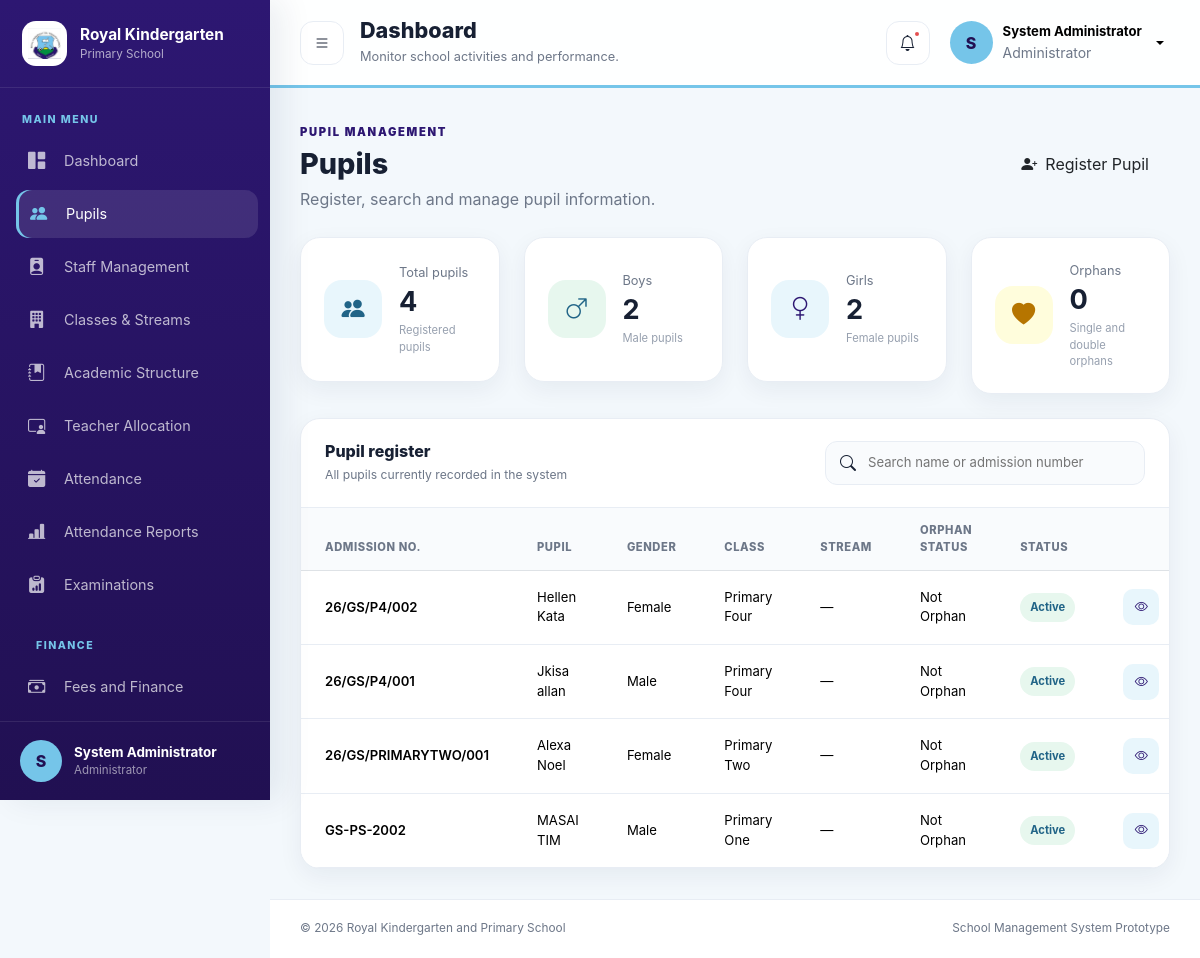
The page /pupils/index.php (signed in) on the database its author committed.
### tables this page shows
CREATE TABLE `pupils` (
  `id` int(10) UNSIGNED NOT NULL,
  `admission_number` varchar(50) NOT NULL,
  `emis_number` varchar(60) DEFAULT NULL,
  `lin_number` varchar(60) DEFAULT NULL,
  `first_name` varchar(80) NOT NULL,
  `middle_name` varchar(80) DEFAULT NULL,
  `last_name` varchar(80) NOT NULL,
  `gender` enum('Male','Female') NOT NULL,
  `date_of_birth` date DEFAULT NULL,
  `nationality` varchar(80) NOT NULL DEFAULT 'Ugandan',
  `religion` varchar(80) DEFAULT NULL,
  `class_id` int(10) UNSIGNED DEFAULT NULL,
  `stream_id` int(10) UNSIGNED DEFAULT NULL,
  `admission_date` date DEFAULT NULL,
  `admission_type` enum('New Admission','Transfer','Re-admission') NOT NULL DEFAULT 'New Admission',
  `former_school` varchar(180) DEFAULT NULL,
  `class_name` varchar(30) DEFAULT NULL,
  `stream_name` varchar(30) DEFAULT NULL,
  `district` varchar(100) DEFAULT NULL,
  `county` varchar(100) DEFAULT NULL,
  `sub_county` varchar(100) DEFAULT NULL,
  `parish` varchar(100) DEFAULT NULL,
  `village` varchar(100) DEFAULT NULL,
  `home_address` text DEFAULT NULL,
  `father_name` varchar(150) DEFAULT NULL,
  `father_phone` varchar(30) DEFAULT NULL,
  `father_occupation` varchar(120) DEFAULT NULL,
  `mother_name` varchar(150) DEFAULT NULL,
  `mother_phone` varchar(30) DEFAULT NULL,
  `mother_occupation` varchar(120) DEFAULT NULL,
  `guardian_name` varchar(150) DEFAULT NULL,
  `guardian_phone` varchar(30) DEFAULT NULL,
  `guardian_relationship` varchar(80) DEFAULT NULL,
  `orphan_status` enum('Not Orphan','Single Orphan - Father Deceased','Single Orphan - Mother Deceased','Double Orphan') NOT NULL DEFAULT 'Not Orphan',
  `blood_group` varchar(10) DEFAULT NULL,
  `medical_condition` text DEFAULT NULL,
  `allergies` text DEFAULT NULL,
  `has_disability` tinyint(1) NOT NULL DEFAULT 0,
  `disability_type` varchar(150) DEFAULT NULL,
  `special_needs` text DEFAULT NULL,
  `emergency_contact_name` varchar(150) DEFAULT NULL,
  `emergency_contact_phone` varchar(30) DEFAULT NULL,
  `emergency_contact_relationship` varchar(80) DEFAULT NULL,
  `photo` varchar(255) DEFAULT NULL,
  `pupil_status` enum('Active','Transferred','Completed','Dropped') DEFAULT 'Active',
  `created_at` timestamp NOT NULL DEFAULT current_timestamp(),
  `updated_at` timestamp NOT NULL DEFAULT current_timestamp() ON UPDATE current_timestamp()
);

CREATE TABLE `classes` (
  `id` int(10) UNSIGNED NOT NULL,
  `class_name` varchar(50) NOT NULL,
  `class_code` varchar(20) NOT NULL,
  `class_level` int(11) NOT NULL,
  `status` enum('Active','Inactive') DEFAULT 'Active',
  `created_at` timestamp NOT NULL DEFAULT current_timestamp()
);

### pupils/index.php (the view, shortened to what this page needs)
<?php
require_once __DIR__ . '/../config/database.php';
$search = trim($_GET['search'] ?? '');
$sql = '
    SELECT
        pupils.id,
        pupils.admission_number,
        pupils.first_name,
        pupils.middle_name,
        pupils.last_name,
        pupils.gender,
        pupils.orphan_status,
        pupils.pupil_status,
        classes.class_name,
        streams.stream_name
    FROM pupils
    LEFT JOIN classes
        ON classes.id = pupils.class_id
    LEFT JOIN streams
        ON streams.id = pupils.stream_id
';
$parameters = [];
$sql .= '
    ORDER BY pupils.id DESC
';
$statement = $pdo->prepare($sql);
$statement->execute($parameters);
$pupils = $statement->fetchAll();
$totalPupils = (int) $pdo
    ->query('SELECT COUNT(*) FROM pupils')
    ->fetchColumn();
$totalBoys = (int) $pdo
    ->query("SELECT COUNT(*) FROM pupils WHERE gender = 'Male'")
    ->fetchColumn();
$totalGirls = (int) $pdo
    ->query("SELECT COUNT(*) FROM pupils WHERE gender = 'Female'")
    ->fetchColumn();
$totalOrphans = (int) $pdo
    ->query(
        "SELECT COUNT(*)
         FROM pupils
         WHERE orphan_status <> 'Not Orphan'"
    )
    ->fetchColumn();
?>
<!DOCTYPE html>
<html lang="en">
<head>
    <link
        href="https://cdn.jsdelivr.net/npm/bootstrap@5.3.3/dist/css/bootstrap.min.css"
        rel="stylesheet"
    >
    <link
        href="https://cdn.jsdelivr.net/npm/bootstrap-icons@1.11.3/font/bootstrap-icons.min.css"
        rel="stylesheet"
    >
    <link
        href="../assets/css/style.css"
        rel="stylesheet"
    >
</head>
<body class="dashboard-page">
<?php require_once __DIR__ . '/../includes/sidebar.php'; ?>
<div class="app-main" id="appMain">
    <?php require_once __DIR__ . '/../includes/header.php'; ?>
    <main class="app-content">
        <section class="module-heading">
            <div>
                <span class="module-label">
                    PUPIL MANAGEMENT
                </span>
                <h2>Pupils</h2>
                <p>
                    Register, search and manage pupil information.
                </p>
            </div>
            <a
                href="create.php"
                class="btn school-primary-btn module-action-button"
            >
                <i class="bi bi-person-plus-fill me-2"></i>
                Register Pupil
            </a>
        </section>
        <section class="row g-4 mb-4">
            <div class="col-sm-6 col-xl-3">
                <article class="stat-card stat-card-blue">
                    <div class="stat-card-icon">
                        <i class="bi bi-people-fill"></i>
                    </div>
                    <div class="stat-card-content">
                        <span>Total pupils</span>
                        <strong><?= number_format($totalPupils) ?></strong>
                        <small>Registered pupils</small>
                    </div>
                </article>
            </div>
            <div class="col-sm-6 col-xl-3">
                <article class="stat-card stat-card-green">
                    <div class="stat-card-icon">
                        <i class="bi bi-gender-male"></i>
                    </div>
                    <div class="stat-card-content">
                        <span>Boys</span>
                        <strong><?= number_format($totalBoys) ?></strong>
                        <small>Male pupils</small>
                    </div>
                </article>
            </div>
            <div class="col-sm-6 col-xl-3">
                <article class="stat-card stat-card-purple">
                    <div class="stat-card-icon">
                        <i class="bi bi-gender-female"></i>
                    </div>
                    <div class="stat-card-content">
                        <span>Girls</span>
                        <strong><?= number_format($totalGirls) ?></strong>
                        <small>Female pupils</small>
                    </div>
                </article>
            </div>
            <div class="col-sm-6 col-xl-3">
                <article class="stat-card stat-card-gold">
                    <div class="stat-card-icon">
                        <i class="bi bi-heart-fill"></i>
                    </div>
                    <div class="stat-card-content">
                        <span>Orphans</span>
                        <strong><?= number_format($totalOrphans) ?></strong>
                        <small>Single and double orphans</small>
                    </div>
                </article>
            </div>
        </section>
        <section class="dashboard-card">
            <div class="dashboard-card-header">
                <div>
                    <h3>Pupil register</h3>
                    <p>All pupils currently recorded in the system</p>
                </div>
                <form
                    method="GET"
                    action=""
                    class="module-search-form"
                >
                    <i class="bi bi-search"></i>
                    <input
                        type="search"
                        name="search"
                        value="<?= htmlspecialchars($search) ?>"
                        placeholder="Search name or admission number"
                    >
                </form>
            </div>
            <div class="table-responsive">
                <table class="table dashboard-table align-middle">
                    <thead>
                        <tr>
                            <th>Admission No.</th>
                            <th>Pupil</th>
                            <th>Gender</th>
                            <th>Class</th>
                            <th>Stream</th>
                            <th>Orphan status</th>
                            <th>Status</th>
                            <th></th>
                        </tr>
                    </thead>
                    <tbody>
                    <?php if ($pupils === []): ?>
                        <tr>
                            <td colspan="8">
                                <div class="empty-state">
                                    <i class="bi bi-people"></i>
                                    <strong>
                                        No pupils registered
                                    </strong>
                                    <span>
                                        Register the first pupil to begin.
                                    </span>
                                </div>
                            </td>
                        </tr>
                    <?php else: ?>
                        <?php foreach ($pupils as $pupil): ?>
                            <tr>
                                <td class="fw-semibold">
                                    <?= htmlspecialchars(
                                        $pupil['admission_number']
                                    ) ?>
                                </td>
                                <td>
                                    <?= htmlspecialchars(
                                        trim(
                                            $pupil['first_name'] . ' ' .
                                            ($pupil['middle_name'] ?? '') . ' ' .
                                            $pupil['last_name']
                                        )
                                    ) ?>
                                </td>
                                <td>
                                    <?= htmlspecialchars($pupil['gender']) ?>
                                </td>
                                <td>
                                    <?= htmlspecialchars(
                                        $pupil['class_name'] ?? 'Not assigned'
                                    ) ?>
                                </td>
                                <td>
                                    <?= htmlspecialchars(
                                        $pupil['stream_name'] ?? '—'
                                    ) ?>
                                </td>
                                <td>
                                    <?= htmlspecialchars(
                                        $pupil['orphan_status']
                                    ) ?>
                                </td>
                                <td>
                                    <span class="status-badge status-active">
                                        <?= htmlspecialchars(
                                            $pupil['pupil_status']
                                        ) ?>
                                    </span>
                                </td>
                                <td>
                                   <a
    href="view.php?id=<?= (int) $pupil['id'] ?>"
    class="table-action-button"
    title="View pupil"
>
    <i class="bi bi-eye"></i>
</a>
                                </td>
                            </tr>
                        <?php endforeach; ?>
                    <?php endif; ?>
                    </tbody>
                </table>
            </div>
        </section>
    </main>
    <?php require_once __DIR__ . '/../includes/footer.php'; ?>
</div>
</body>
</html>

### assets/css/style.css (style rules this page uses)
:root { --badge-blue: #2d1772; --badge-blue-dark: #211052; --badge-sky: #75c5e9; --badge-sky-dark: #216487; --primary: var(--badge-blue); --primary-dark: var(--badge-blue-dark); --primary-soft: #e8f6fc; --secondary: var(--badge-sky-dark); --accent: var(--badge-sky); --background: #f3f8fc; --surface: #ffffff; --text-main: #172033; --text-muted: #6d7788; --border: #e8edf4; --sidebar-width: 270px; --topbar-height: 88px; --shadow-sm: 0 8px 24px rgba(24, 39, 75, 0.06); --shadow-md: 0 18px 45px rgba(24, 39, 75, 0.12); }
* { box-sizing: border-box; }
body { margin: 0; color: var(--text-main); font-family: Inter, ui-sans-serif, system-ui, -apple-system, BlinkMacSystemFont, "Segoe UI", sans-serif; }
a { text-decoration: none; }
.dashboard-page { min-height: 100vh; background: var(--background); }
.app-main { min-height: 100vh; margin-left: var(--sidebar-width); transition: margin-left 0.3s ease; }
.app-content { padding: 30px; }
.stat-card { min-height: 145px; display: flex; align-items: center; gap: 17px; padding: 23px; border: 1px solid var(--border); border-radius: 20px; background: #ffffff; box-shadow: var(--shadow-sm); transition: all 0.2s ease; }
.stat-card-icon { width: 58px; height: 58px; flex: 0 0 58px; display: grid; place-items: center; border-radius: 18px; font-size: 1.45rem; }
.stat-card-blue .stat-card-icon { color: var(--badge-sky-dark); background: #e8f6fc; }
.stat-card-green .stat-card-icon { color: var(--badge-sky-dark); background: #e7f7ee; }
.stat-card-gold .stat-card-icon { color: #b67500; background: #fffddc; }
.stat-card-purple .stat-card-icon { color: var(--badge-blue); background: var(--primary-soft); }
.stat-card-content { min-width: 0; display: flex; flex-direction: column; }
.stat-card-content span { color: var(--text-muted); font-size: 0.8rem; }
.stat-card-content strong { margin: 3px 0; font-size: 1.7rem; line-height: 1.25; }
.stat-card-content small { color: #97a0af; font-size: 0.7rem; }
.dashboard-card { overflow: hidden; border: 1px solid var(--border); border-radius: 20px; background: #ffffff; box-shadow: var(--shadow-sm); }
.dashboard-card-header { min-height: 78px; display: flex; align-items: center; justify-content: space-between; gap: 18px; padding: 22px 24px; border-bottom: 1px solid var(--border); }
.dashboard-card-header h3 { margin: 0; font-size: 1rem; font-weight: 800; }
.dashboard-card-header p { margin: 4px 0 0; color: var(--text-muted); font-size: 0.76rem; }
.dashboard-table { margin: 0; }
.dashboard-table th { padding: 14px 24px; color: var(--text-muted); background: #f9fbfd; font-size: 0.7rem; font-weight: 800; letter-spacing: 0.05em; text-transform: uppercase; }
.dashboard-table td { padding: 17px 24px; border-color: var(--border); font-size: 0.82rem; }
.module-heading { display: flex; align-items: center; justify-content: space-between; gap: 24px; margin-bottom: 26px; }
.module-label { color: var(--primary); font-size: 0.7rem; font-weight: 900; letter-spacing: 0.15em; }
.module-heading h2 { margin: 5px 0; font-size: 1.8rem; font-weight: 850; }
.module-heading p { margin: 0; color: var(--text-muted); }
.module-action-button { width: auto; min-height: 46px; display: inline-flex; align-items: center; justify-content: center; padding: 0 20px; }
.module-search-form { min-width: 320px; display: flex; align-items: center; gap: 10px; padding: 0 14px; border: 1px solid var(--border); border-radius: 12px; background: #f9fbfd; }
.module-search-form input { width: 100%; min-height: 42px; border: 0; outline: 0; background: transparent; font-size: 0.82rem; }
.status-badge { display: inline-flex; padding: 6px 10px; border-radius: 999px; font-size: 0.7rem; font-weight: 750; }
.status-active { color: var(--badge-sky-dark); background: #e7f7ee; }
.table-action-button { width: 36px; height: 36px; display: grid; place-items: center; border-radius: 10px; color: var(--primary); background: var(--primary-soft); }
body { --bs-primary: #2d1772; --bs-primary-rgb: 45, 23, 114; --bs-link-color: #2d1772; --bs-link-hover-color: #211052; }

### rows shown on the page
pupils: admission_number "26/GS/P4/002", first_name+middle_name+last_name "Hellen Kata", gender "Female", class.class_name "Primary Four", stream_name "—", orphan_status "Not Orphan", pupil_status "Active"
pupils: admission_number "26/GS/P4/001", first_name+middle_name+last_name "Jkisa allan", gender "Male", class.class_name "Primary Four", stream_name "—", orphan_status "Not Orphan", pupil_status "Active"
pupils: admission_number "26/GS/PRIMARYTWO/001", first_name+middle_name+last_name "Alexa Noel", gender "Female", class.class_name "Primary Two", stream_name "—", orphan_status "Not Orphan", pupil_status "Active"
pupils: admission_number "GS-PS-2002", first_name+middle_name+last_name "MASAI TIM", gender "Male", class.class_name "Primary One", stream_name "—", orphan_status "Not Orphan", pupil_status "Active"

### other values the page prints
substr($_SESSION['full_name'], 0, 1) "S"
$_SESSION['full_name'] "System Administrator"
$_SESSION['role'] "Administrator"
$totalPupils "4"
$totalBoys "2"
$totalGirls "2"
$totalOrphans "0"
